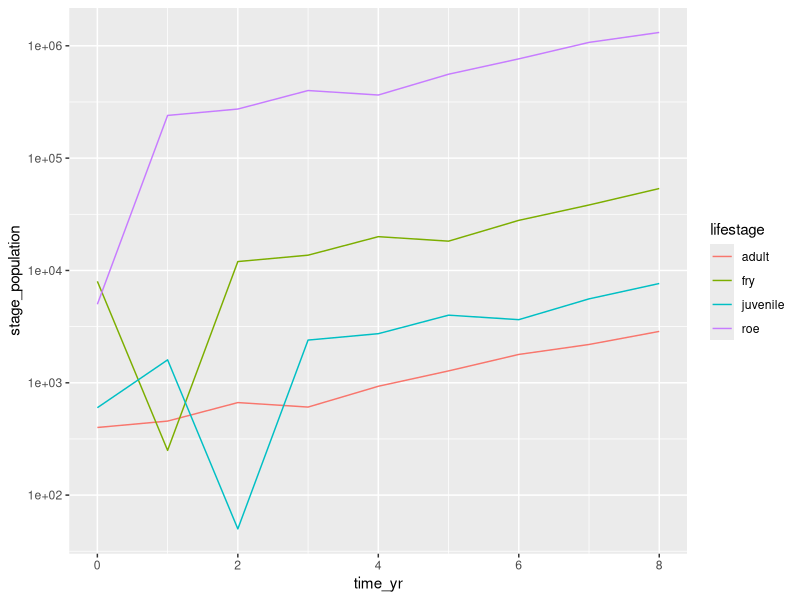
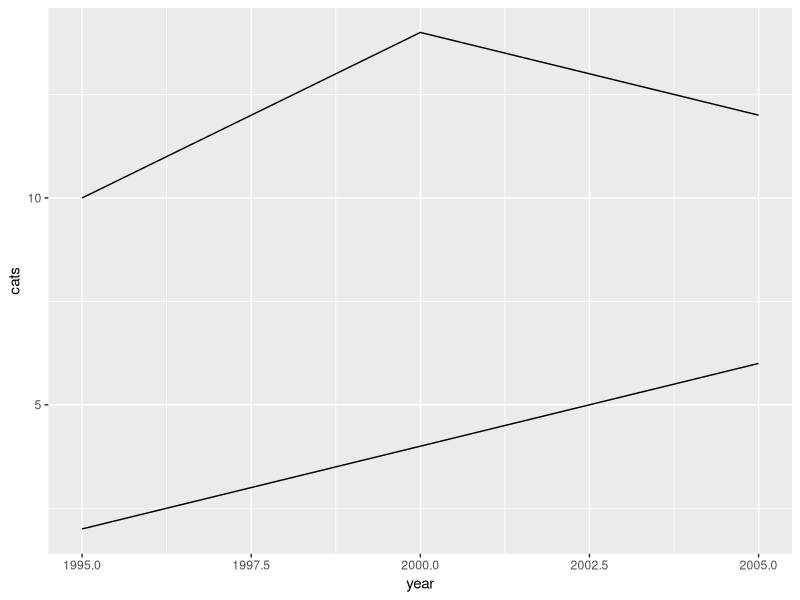

These charts were generated, in order, by the following R code:
## ---- chunk 1
knitr::opts_chunk$set(echo = TRUE)
library(tidyverse)
## ---- chunk 2
# Make the Leslie Matrix:
fish_leslie <- matrix(c(0, 0, 0, 600, 0.05, 0, 0, 0, 0, 0.20, 0, 0, 0, 0, 0.16, 0.9), nrow = 4, ncol = 4, byrow = TRUE)

# Check it out: 
fish_leslie
## ---- chunk 3
# Initial population structure (Roe, Fry, Juvenile, Adult): 
fish_year0 <- c(5000, 8000, 600, 400)
## ---- chunk 4
# Model projections

# ------ WHAT HAPPENS HERE? ------ #
# ------ comment line-by-line ---- #

# The line below creates a vector of time in years over the span of 8 years, including our initial state (0 years)
time_yr <- seq(from = 0, to = 8, by = 1)
# time_yr returns a sequence from 0 to 8 in increments of 1


# The line below establishes an empty / storage matrix with the length of the vector of initial population conditions (roe, fry, juvenille, adult) as the number of columns, with the length of the time sequence of years as the number of rows. 
# we can always check individual lengths of elements with length(time_yr) etc. 
proj_year <- matrix(ncol = length(fish_year0), nrow = length(time_yr))


# The line below is filling the empty matrix with the first row as the initial population conditions (because that's year 0!)
proj_year[1, ] <- fish_year0


# The for loop below starts after year 0 (the 1st position/element in the time_yr vector) because we already have our initial population structure. This for loop then iterates through the years, populating the proj_year matrix by row, given the starting conditions, then the population structure for the previous year (i - 1) 
# proj_year[i-1,] returns the vector containing the population structure data of the previous (time) cycle (previous row to the one you're filling)
# each iteration populates a new row

for (i in 2:length(time_yr)) {
  proj_year[i,] <- fish_leslie %*% proj_year[i-1,]
}


# The rest is wrangling & visualization (run to check it out):
# reassigns the column names of the matrix to be more meaningful, also useful in plotting 
colnames(proj_year) <- c("roe", "fry", "juvenile", "adult")

# binding together the values in our matrix with our time_yr vector into a data frame (now we have column names, and years as column 1 values)
proj_df <- data.frame(time_yr, proj_year) %>% 
  # excludes time_yr column -- we could also have written cols = c("eggs", "fry", "juvenille", "adult")
  # values given the name "stage population"
  pivot_longer(cols = -time_yr, names_to = "lifestage", values_to = "stage_population")

ggplot(data = proj_df, aes(x = time_yr, y = stage_population)) +
  geom_line(aes(color = lifestage)) +
  # adds log scaling because the scales are very different
  scale_y_log10()

## ---- chunk 5
demo <- data.frame(year = c(1995, 2000, 2005), 
                  cats = c(2, 4, 6),
                  dogs = c(10, 14, 12))

demo
## ---- chunk 6
ggplot(data = demo) +
  geom_line(aes(x = year, y = cats)) +
  geom_line(aes(x = year, y = dogs))

# this is more tedious than asking it to recognize multiple groups as single variables

# we want a single column for each variable
## ---- chunk 7
demo_longer <- demo |> 
  # take column names, put them into one value
  # name the column that they get melted into 
  # name what the values column is
  pivot_longer(cols = c(cats, dogs), names_to = "species", values_to = "count")
  
demo_longer
